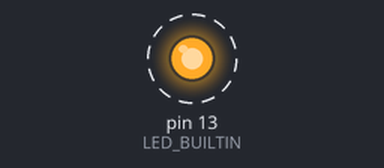
The sketch below on a simulated Arduino Uno, built with avr-gcc and run on an emulated ATmega328P. Shown: output pins drawn as LEDs (lit = HIGH). Dashed ring = blinking. What the sketch prints to the serial monitor is not drawn.

Above: at 0.1 s.
Timing chart, 0 to 3.0 s (numbered marks = the images above):
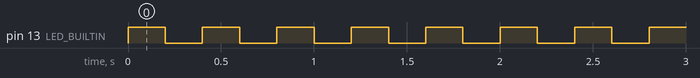

The sketch:

BlinkSerial.ino
```cpp
// Blink that also says so on the serial port (ROADMAP PA-3's upload test): an
// Arduino sketch folder, built by arduino-cli as the Arduino IDE builds it.
void setup() {
  pinMode(LED_BUILTIN, OUTPUT);
  Serial.begin(9600);
  Serial.println("Triage blink ready");
}

void loop() {
  digitalWrite(LED_BUILTIN, HIGH);
  report("on");
  delay(200);
  digitalWrite(LED_BUILTIN, LOW);
  report("off");
  delay(200);
}

// Defined after its first use: arduino-cli's ctags adds the prototype.
void report(const char *state) {
  Serial.print("LED ");
  Serial.println(state);
}
```

Measured:
- by itself, pin 13 (LED_BUILTIN): alternates HIGH for 0.20 s and LOW for 0.20 s
